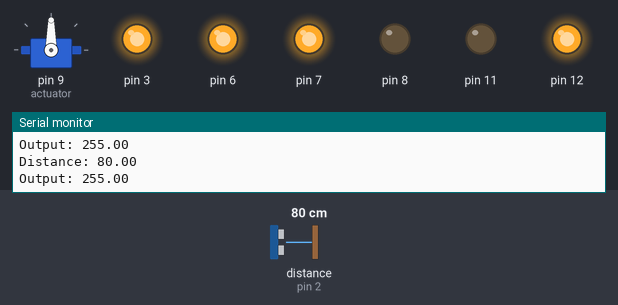
This sketch was run on a simulated Arduino Uno, built with avr-gcc and run on an emulated ATmega328P. Parts: servo, output pins drawn as LEDs (lit = HIGH), the last lines printed to the serial monitor. Inputs (shaded band) come from the test bench; at power-on: distance to the obstacle (sensor on pin 2) 80 cm. The echo pulse lasts 58.3 µs per cm.

Above: at 1.2 s.
1.3 s: distance to the obstacle (sensor on pin 2) set to 17 cm
At 1.9 s:
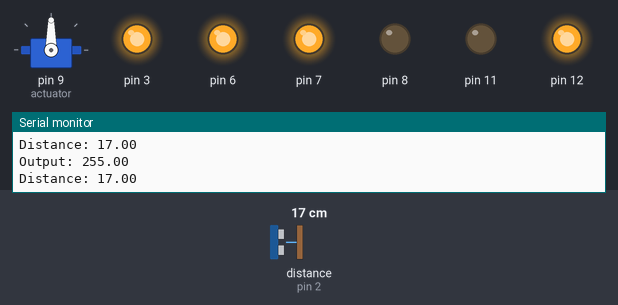
2.8 s: distance to the obstacle (sensor on pin 2) set to 15 cm
At 3.4 s:
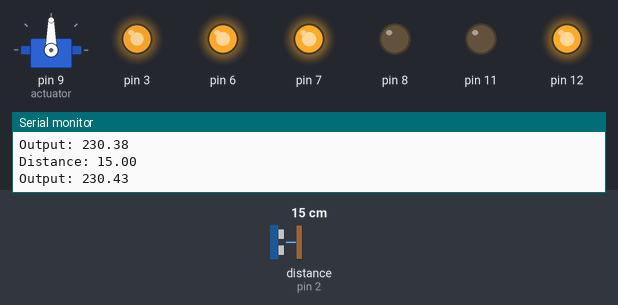
5.8 s: distance to the obstacle (sensor on pin 2) set to 2 cm
At 6.4 s:
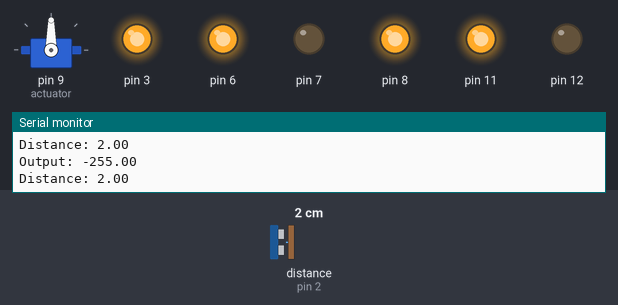
7.3 s: distance to the obstacle (sensor on pin 2) set to 13 cm
At 8.5 s:
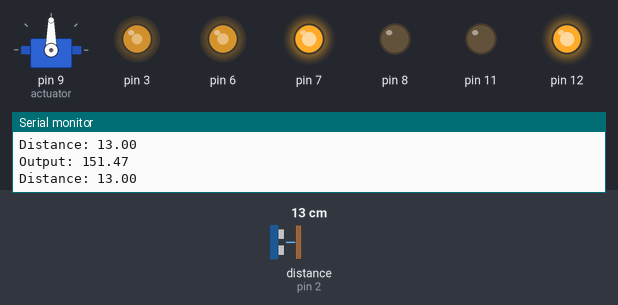
10.3 s: distance to the obstacle (sensor on pin 2) set to 7 cm
At 12.5 s:
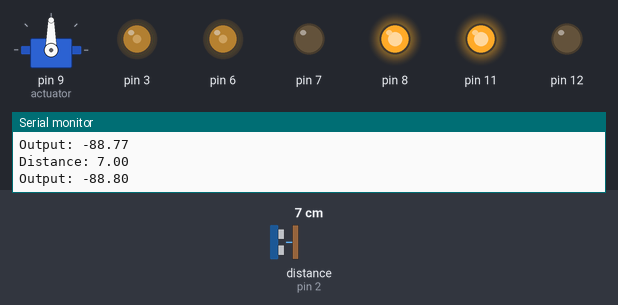
13.3 s: distance to the obstacle (sensor on pin 2) set to 18 cm
At 14.2 s:
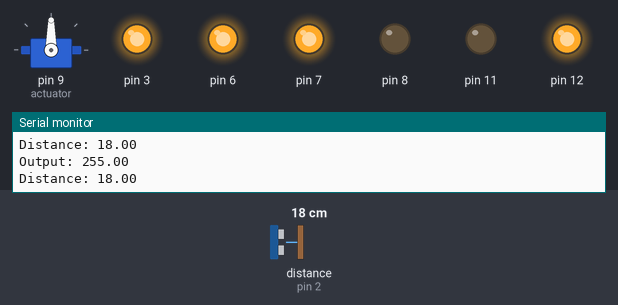
Timing chart, 0 to 15.8 s (numbered marks = the images above; inputs shaded):
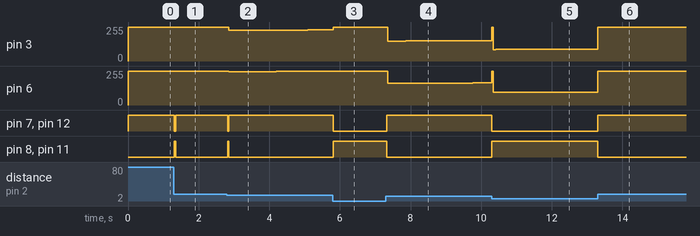

The sketch:

PID_Tester.ino
```cpp
#include <HC_SR04.h>
#include <PID_v1.h>
#include <motor_control.h>
#include <Servo.h>

// Global Variables

#define TRIG_PIN 10
#define ECHO_PIN 2
#define ECHO_INT 0

HC_SR04 sensor(TRIG_PIN, ECHO_PIN, ECHO_INT);
Servo actuator;

double setpoint = 10.0;
double input;
double output;
double kp = 40;
double ki = 0.4;
double kd = 10;
double scale_factor = 1.0875;

PID controller(&input, &output, &setpoint, kp, ki, kd, REVERSE);

void setup() {
  motor_setup();

  actuator.attach(9);
  actuator.write(90);

  sensor.begin();
  sensor.start();

  controller.SetOutputLimits(-255, 255);
  controller.SetSampleTime(25);
  controller.SetMode(1);

  Serial.begin(9600);
}

void loop() {
  // put your main code here, to run repeatedly:
  if(sensor.isFinished()){
    input = sensor.getRange();
    sensor.start();
  }

  controller.Compute();

  raw_motor_control(scale_factor*output, output);
  Serial.print("Distance: ");
  Serial.println(input);
  Serial.print("Output: ");
  Serial.println(output);
}
```

Measured:
- after the input at 1.3 s, pin 7, pin 12: HIGH → LOW at once, → HIGH 0.04 s later; pin 8, pin 11: LOW → HIGH at once, → LOW 0.04 s later
- after the input at 2.8 s, pin 3: 255/255 → 229/255 after 0.06 s, → 230/255 0.17 s later, → 231/255 0.69 s later, → 232/255 0.69 s later, … (6 changes in this stretch); pin 6: 255/255 → 249/255 after 0.06 s, → 250/255 0.10 s later, → 251/255 0.62 s later, → 252/255 0.62 s later, … (6 changes in this stretch)
- after the input at 5.8 s, pin 6: 254/255 → 255/255 after 0.01 s instead of 0.32 s; pin 7, pin 12: HIGH → LOW at once; pin 8, pin 11: LOW → HIGH at once
- after the input at 7.3 s, pin 3: 255/255 → 150/255 after 0.06 s, → 151/255 0.51 s later, → 152/255 1.1 s later, → 153/255 1.2 s later; pin 6: 255/255 → 163/255 after 0.06 s, → 164/255 0.27 s later, → 165/255 1.1 s later, → 166/255 1.1 s later; pin 7, pin 12: LOW → HIGH at once; pin 8, pin 11: HIGH → LOW at once
- after the input at 10.3 s, pin 7, pin 12: HIGH → LOW at once; pin 8, pin 11: LOW → HIGH at once
- after the input at 13.3 s, pin 7, pin 12: LOW → HIGH at once; pin 8, pin 11: HIGH → LOW at once
